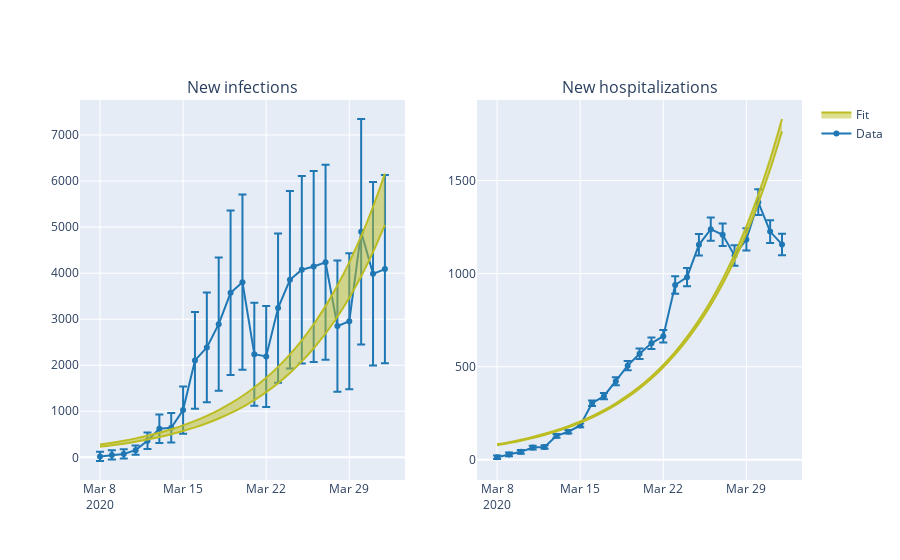

The notebook cell saved with this chart:
### Code cell
fig = make_subplots(
    rows=1,
    cols=2,
    subplot_titles=("New infections", "New hospitalizations", "Plot 3", "Plot 4"),
)
plotting.add_gvar_scatter(
    fig, x=chd_df.index, y=Y.T[0], name="Data", mode="markers+lines", color="#1f77b4",
)
plotting.add_gvar_scatter(
    fig,
    x=chd_df.index,
    y=fit_res.infected_new.values,
    name="Fit",
    mode="markers+lines",
    gv_mode="band",
    color="#bcbd22",
)
plotting.add_gvar_scatter(
    fig,
    x=chd_df.index,
    y=Y.T[1],
    name="Data",
    mode="markers+lines",
    row=1,
    col=2,
    color="#1f77b4",
    showlegend=False,
)
plotting.add_gvar_scatter(
    fig,
    x=chd_df.index,
    y=fit_res.hospitalized_new.values,
    name="Fit",
    mode="markers+lines",
    gv_mode="band",
    color="#bcbd22",
    row=1,
    col=2,
    showlegend=False,
)
fig.update_layout(
    # yaxis1={"type":"log"},
    # yaxis2={"type": "log"}
)
fig.show()
